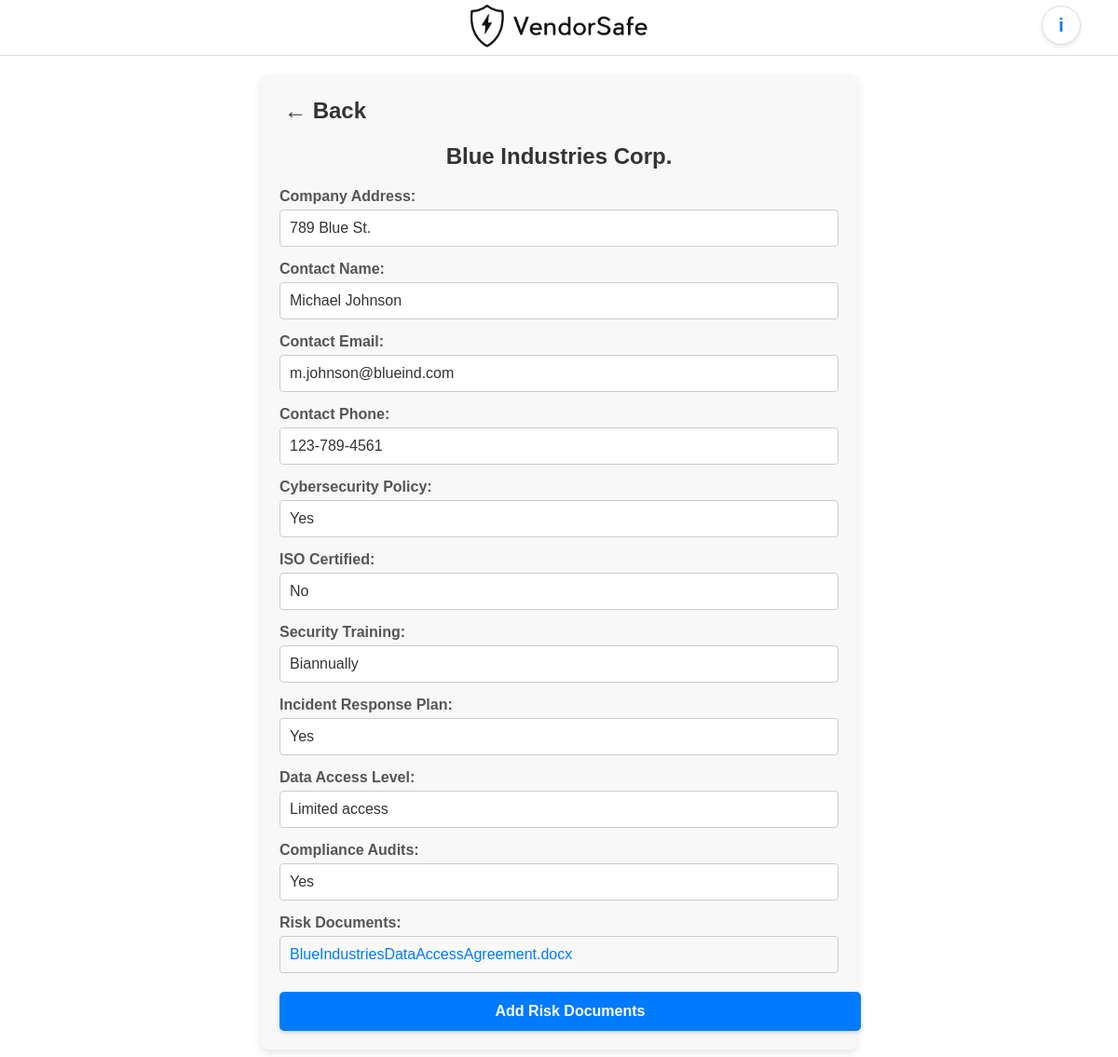
Screenshot of /VendorProfile/3 with the database file from the repository.
### tables this page shows
CREATE TABLE suppliers (
        vendorId INTEGER PRIMARY KEY AUTOINCREMENT,
        name TEXT NOT NULL,
        addDate TEXT,
        riskScore TEXT,
        hasRiskDocuments BOOLEAN,
        companyAddress TEXT,
        contactName TEXT,
        contactEmail TEXT,
        contactPhone TEXT,
        cybersecurityPolicy TEXT,
        isoCertified TEXT,
        securityTraining TEXT,
        incidentResponse TEXT,
        dataAccessLevel TEXT,
        complianceAudits TEXT
    );

CREATE TABLE documents (
        documentId INTEGER PRIMARY KEY AUTOINCREMENT,
        supplierId INTEGER,
        fileName TEXT,
        filePath TEXT,
        uploadDate TEXT,
        FOREIGN KEY (supplierId) REFERENCES suppliers(vendorId) ON DELETE CASCADE
    );

### App.py (the view)
@app.route('/VendorProfile/<int:vendorId>')
def VendorProfile(vendorId):
    conn = get_db_connection()
    vendor = conn.execute('SELECT * FROM suppliers WHERE vendorId = ?', (vendorId,)).fetchone()
    documents = conn.execute('SELECT * FROM documents WHERE supplierId = ?', (vendorId,)).fetchall()
    conn.close()
    if vendor is None:
        return "Vendor not found", 404
    return render_template('VendorProfile.html', vendor=vendor, documents=documents)

### App.py (called while the page is built)
def get_db_connection():
    conn = sqlite3.connect(DATABASE)
    conn.row_factory = sqlite3.Row
    return conn

### Templates/VendorProfile.html (shortened to what this page needs)
<!DOCTYPE html>
<html lang="en">
<head>
    <link rel="stylesheet" href="{{ url_for('static', filename='css/VendorProfileStyle.css') }}">
</head>
<body>
    <header>
        <div class="logoContainer">
            <img src="{{ url_for('static', filename='Images/VendorSafeLogo.png') }}" alt="VendorSafe Logo" class="logo">
            <span onclick="ToggleInfo()" class="infoIcon">i</span>
        </div>
    </header>
    <div class="vendor-profile-container">
        <a href="{{ url_for('Dashboard') }}" class="back-button">&larr; Back</a>
        <h1>{{ vendor.name }}</h1>
        <div class="field">
            <label>Company Address:</label>
            <input type="text" value="{{ vendor.companyAddress }}" readonly>
        </div>
        <div class="field">
            <label>Contact Name:</label>
            <input type="text" value="{{ vendor.contactName }}" readonly>
        </div>
        <div class="field">
            <label>Contact Email:</label>
            <input type="text" value="{{ vendor.contactEmail }}" readonly>
        </div>
        <div class="field">
            <label>Contact Phone:</label>
            <input type="text" value="{{ vendor.contactPhone }}" readonly>
        </div>
        <div class="field">
            <label>Cybersecurity Policy:</label>
            <input type="text" value="{{ vendor.cybersecurityPolicy }}" readonly>
        </div>
        <div class="field">
            <label>ISO Certified:</label>
            <input type="text" value="{{ vendor.isoCertified }}" readonly>
        </div>
        <div class="field">
            <label>Security Training:</label>
            <input type="text" value="{{ vendor.securityTraining }}" readonly>
        </div>
        <div class="field">
            <label>Incident Response Plan:</label>
            <input type="text" value="{{ vendor.incidentResponse }}" readonly>
        </div>
        <div class="field">
            <label>Data Access Level:</label>
            <input type="text" value="{{ vendor.dataAccessLevel }}" readonly>
        </div>
        <div class="field">
            <label>Compliance Audits:</label>
            <input type="text" value="{{ vendor.complianceAudits }}" readonly>
        </div>
        <div class="field">
            <label>Risk Documents:</label>
            <div class="documents-list">
                {% for document in documents %}
                    <a href="{{ url_for('static', filename=document.filePath) }}" download="{{ document.fileName }}">
                        {{ document.fileName }}
                    </a><br>
                {% endfor %}
            </div>
        </div>
        <a href="{{ url_for('AddDocuments', supplier_id=vendor.vendorId) }}" class="add-risk-documents-btn">Add Risk Documents</a>
    </div>
</body>
</html>

### rows the page displays
suppliers: name "Blue Industries Corp.", companyAddress "789 Blue St.", contactName "Michael Johnson", contactEmail "m.johnson@blueind.com", contactPhone "123-789-4561", cybersecurityPolicy "Yes", isoCertified "No", securityTraining "Biannually", incidentResponse "Yes", dataAccessLevel "Limited access", complianceAudits "Yes"
documents: fileName "BlueIndustriesDataAccessAgreement.docx"
